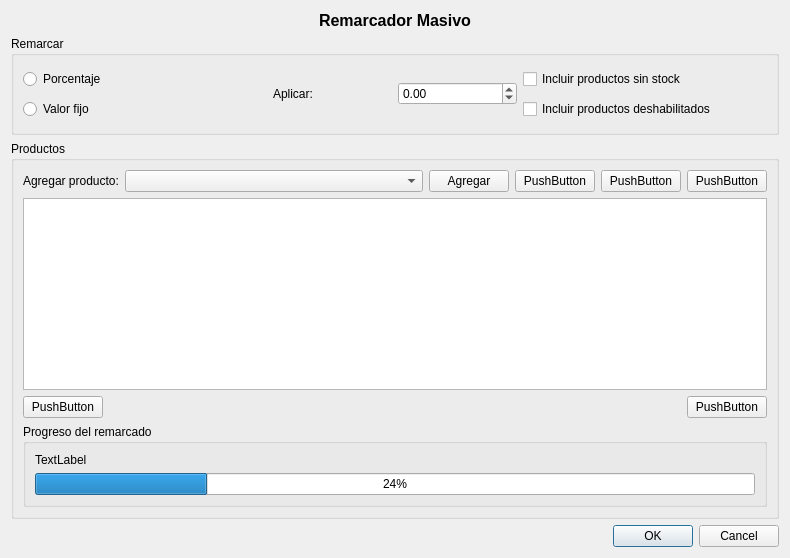
<?xml version="1.0" encoding="UTF-8"?>
<ui version="4.0">
 <class>DRemarcadorMasivo</class>
 <widget class="QDialog" name="DRemarcadorMasivo">
  <property name="geometry">
   <rect>
    <x>0</x>
    <y>0</y>
    <width>790</width>
    <height>558</height>
   </rect>
  </property>
  <property name="windowTitle">
   <string>Dialog</string>
  </property>
  <layout class="QVBoxLayout" name="verticalLayout_5">
   <item>
    <widget class="QLabel" name="LTitulo">
     <property name="text">
      <string>&lt;html&gt;&lt;head/&gt;&lt;body&gt;&lt;p align=&quot;center&quot;&gt;&lt;span style=&quot; font-size:12pt; font-weight:600;&quot;&gt;Remarcador Masivo&lt;/span&gt;&lt;/p&gt;&lt;/body&gt;&lt;/html&gt;</string>
     </property>
    </widget>
   </item>
   <item>
    <widget class="QGroupBox" name="GBRemarcar">
     <property name="title">
      <string>Remarcar</string>
     </property>
     <layout class="QHBoxLayout" name="horizontalLayout_3">
      <item>
       <layout class="QVBoxLayout" name="verticalLayout_3">
        <item>
         <widget class="QRadioButton" name="RBPorcentaje">
          <property name="text">
           <string>Porcentaje</string>
          </property>
         </widget>
        </item>
        <item>
         <widget class="QRadioButton" name="RBFijo">
          <property name="text">
           <string>Valor fijo</string>
          </property>
         </widget>
        </item>
       </layout>
      </item>
      <item>
       <layout class="QVBoxLayout" name="verticalLayout_2">
        <item>
         <spacer name="verticalSpacer">
          <property name="orientation">
           <enum>Qt::Vertical</enum>
          </property>
          <property name="sizeHint" stdset="0">
           <size>
            <width>20</width>
            <height>40</height>
           </size>
          </property>
         </spacer>
        </item>
        <item>
         <layout class="QHBoxLayout" name="horizontalLayout_2">
          <item>
           <widget class="QLabel" name="LAplicar">
            <property name="text">
             <string>Aplicar:</string>
            </property>
           </widget>
          </item>
          <item>
           <widget class="QDoubleSpinBox" name="DSBValor">
            <property name="minimum">
             <double>-1000000000.000000000000000</double>
            </property>
            <property name="maximum">
             <double>1000000000.000000000000000</double>
            </property>
            <property name="singleStep">
             <double>0.050000000000000</double>
            </property>
           </widget>
          </item>
         </layout>
        </item>
        <item>
         <spacer name="verticalSpacer_2">
          <property name="orientation">
           <enum>Qt::Vertical</enum>
          </property>
          <property name="sizeHint" stdset="0">
           <size>
            <width>20</width>
            <height>40</height>
           </size>
          </property>
         </spacer>
        </item>
       </layout>
      </item>
      <item>
       <layout class="QVBoxLayout" name="verticalLayout_4">
        <item>
         <widget class="QCheckBox" name="CkBSinStock">
          <property name="text">
           <string>Incluir productos sin stock</string>
          </property>
         </widget>
        </item>
        <item>
         <widget class="QCheckBox" name="CkBDeshabilitados">
          <property name="text">
           <string>Incluir productos deshabilitados</string>
          </property>
         </widget>
        </item>
       </layout>
      </item>
     </layout>
    </widget>
   </item>
   <item>
    <widget class="QGroupBox" name="GBProductos">
     <property name="title">
      <string>Productos</string>
     </property>
     <layout class="QVBoxLayout" name="verticalLayout">
      <item>
       <layout class="QHBoxLayout" name="horizontalLayout">
        <item>
         <widget class="QLabel" name="LProductos">
          <property name="text">
           <string>Agregar producto:</string>
          </property>
         </widget>
        </item>
        <item>
         <widget class="ECBProductos" name="CBProductos">
          <property name="sizePolicy">
           <sizepolicy hsizetype="MinimumExpanding" vsizetype="Fixed">
            <horstretch>0</horstretch>
            <verstretch>0</verstretch>
           </sizepolicy>
          </property>
         </widget>
        </item>
        <item>
         <widget class="QPushButton" name="PBAgregar">
          <property name="text">
           <string>Agregar</string>
          </property>
         </widget>
        </item>
        <item>
         <widget class="QPushButton" name="PBAgregarProveedor">
          <property name="text">
           <string>PushButton</string>
          </property>
         </widget>
        </item>
        <item>
         <widget class="QPushButton" name="PBAgregarCategoria">
          <property name="text">
           <string>PushButton</string>
          </property>
         </widget>
        </item>
        <item>
         <widget class="QPushButton" name="PBAgregarTodos">
          <property name="text">
           <string>PushButton</string>
          </property>
         </widget>
        </item>
       </layout>
      </item>
      <item>
       <widget class="QTableView" name="TVProductos">
        <property name="sizePolicy">
         <sizepolicy hsizetype="MinimumExpanding" vsizetype="MinimumExpanding">
          <horstretch>0</horstretch>
          <verstretch>0</verstretch>
         </sizepolicy>
        </property>
       </widget>
      </item>
      <item>
       <layout class="QHBoxLayout" name="horizontalLayout_4">
        <item>
         <widget class="QPushButton" name="PBEliminar">
          <property name="text">
           <string>PushButton</string>
          </property>
         </widget>
        </item>
        <item>
         <spacer name="horizontalSpacer">
          <property name="orientation">
           <enum>Qt::Horizontal</enum>
          </property>
          <property name="sizeHint" stdset="0">
           <size>
            <width>40</width>
            <height>20</height>
           </size>
          </property>
         </spacer>
        </item>
        <item>
         <widget class="QPushButton" name="PBEliminarTodos">
          <property name="text">
           <string>PushButton</string>
          </property>
         </widget>
        </item>
       </layout>
      </item>
      <item>
       <widget class="QGroupBox" name="GBAvance">
        <property name="title">
         <string>Progreso del remarcado</string>
        </property>
        <property name="flat">
         <bool>false</bool>
        </property>
        <layout class="QVBoxLayout" name="verticalLayout_6">
         <item>
          <widget class="QLabel" name="LEstado">
           <property name="text">
            <string>TextLabel</string>
           </property>
          </widget>
         </item>
         <item>
          <widget class="QProgressBar" name="PgBAvance">
           <property name="value">
            <number>24</number>
           </property>
          </widget>
         </item>
        </layout>
       </widget>
      </item>
     </layout>
    </widget>
   </item>
   <item>
    <widget class="QDialogButtonBox" name="BBBotones">
     <property name="orientation">
      <enum>Qt::Horizontal</enum>
     </property>
     <property name="standardButtons">
      <set>QDialogButtonBox::Cancel|QDialogButtonBox::Ok</set>
     </property>
    </widget>
   </item>
  </layout>
 </widget>
 <customwidgets>
  <customwidget>
   <class>ECBProductos</class>
   <extends>QComboBox</extends>
   <header>ecbproductos.h</header>
  </customwidget>
 </customwidgets>
 <resources/>
 <connections>
  <connection>
   <sender>BBBotones</sender>
   <signal>accepted()</signal>
   <receiver>DRemarcadorMasivo</receiver>
   <slot>accept()</slot>
   <hints>
    <hint type="sourcelabel">
     <x>248</x>
     <y>254</y>
    </hint>
    <hint type="destinationlabel">
     <x>157</x>
     <y>274</y>
    </hint>
   </hints>
  </connection>
  <connection>
   <sender>BBBotones</sender>
   <signal>rejected()</signal>
   <receiver>DRemarcadorMasivo</receiver>
   <slot>reject()</slot>
   <hints>
    <hint type="sourcelabel">
     <x>316</x>
     <y>260</y>
    </hint>
    <hint type="destinationlabel">
     <x>286</x>
     <y>274</y>
    </hint>
   </hints>
  </connection>
 </connections>
</ui>
